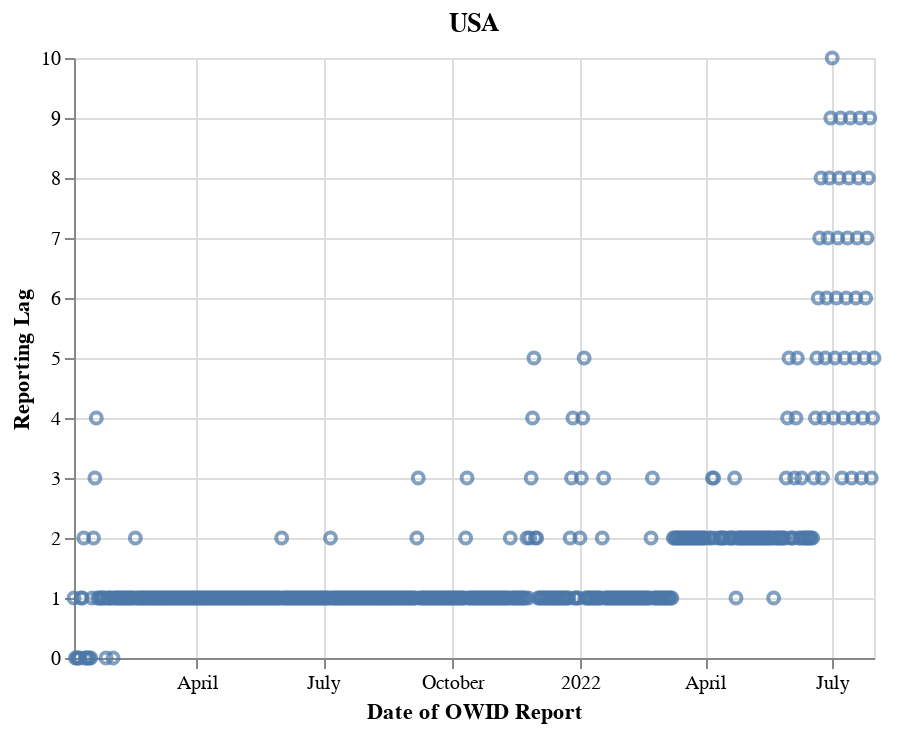

The notebook cell saved with this chart:
### Code cell
country = 'USA' #@param ['AFG', 'ALB', 'DZA', 'AND', 'AGO', 'AIA', 'ATG', 'ARG', 'ARM', 'ABW', 'AUS', 'AUT', 'AZE', 'BHS', 'BHR', 'BGD', 'BRB', 'BLR', 'BEL', 'BLZ', 'BEN', 'BMU', 'BTN', 'BOL', 'BES', 'BIH', 'BWA', 'BRA', 'VGB', 'BRN', 'BGR', 'BFA', 'BDI', 'KHM', 'CMR', 'CAN', 'CPV', 'CYM', 'CAF', 'TCD', 'CHL', 'CHN', 'COL', 'COM', 'COG', 'COK', 'CRI', 'CIV', 'HRV', 'CUB', 'CUW', 'CYP', 'CZE', 'COD', 'DNK', 'DJI', 'DMA', 'DOM', 'ECU', 'EGY', 'SLV', 'GNQ', 'EST', 'SWZ', 'ETH', 'FRO', 'FLK', 'FJI', 'FIN', 'FRA', 'PYF', 'GAB', 'GMB', 'GEO', 'DEU', 'GHA', 'GIB', 'GRC', 'GRL', 'GRD', 'GTM', 'GGY', 'GIN', 'GNB', 'GUY', 'HTI', 'HND', 'HKG', 'HUN', 'ISL', 'IND', 'IDN', 'IRN', 'IRQ', 'IRL', 'IMN', 'ISR', 'ITA', 'JAM', 'JPN', 'JEY', 'JOR', 'KAZ', 'KEN', 'KIR', 'KWT', 'KGZ', 'LAO', 'LVA', 'LBN', 'LSO', 'LBR', 'LBY', 'LIE', 'LTU', 'LUX', 'MAC', 'MDG', 'MWI', 'MYS', 'MDV', 'MLI', 'MLT', 'MRT', 'MUS', 'MEX', 'MDA', 'MCO', 'MNG', 'MNE', 'MSR', 'MAR', 'MOZ', 'MMR', 'NAM', 'NRU', 'NPL', 'NLD', 'NCL', 'NZL', 'NIC', 'NER', 'NGA', 'NIU', 'MKD', 'NOR', 'OMN', 'PAK', 'PSE', 'PAN', 'PNG', 'PRY', 'PER', 'PHL', 'PCN', 'POL', 'PRT', 'QAT', 'ROU', 'RUS', 'RWA', 'SHN', 'KNA', 'LCA', 'VCT', 'WSM', 'SMR', 'STP', 'SAU', 'SEN', 'SRB', 'SYC', 'SLE', 'SGP', 'SXM', 'SVK', 'SVN', 'SLB', 'SOM', 'ZAF', 'KOR', 'SSD', 'ESP', 'LKA', 'SDN', 'SUR', 'SWE', 'CHE', 'SYR', 'TWN', 'TJK', 'TZA', 'THA', 'TLS', 'TGO', 'TKL', 'TON', 'TTO', 'TUN', 'TUR', 'TKM', 'TCA', 'TUV', 'UGA', 'UKR', 'ARE', 'GBR', 'USA', 'URY', 'UZB', 'VUT', 'VEN', 'VNM', 'WLF', 'YEM', 'ZMB', 'ZWE', 'PLW']
country_df = dates_df_expanded[dates_df_expanded['country'] == country]
alt.Chart(country_df).mark_point().encode(
    x=alt.X('owid_date',title='Date of OWID Report'),
    y=alt.Y('date_diff',title='Reporting Lag')
).properties(
    title=country
)

### Figure 1 — Vega-Lite specification as saved in the notebook (floating-point values rounded to 4 significant figures; data arrays with more than 128 entries replaced by an {"elided": "..."} marker saying what was removed)
{"config": {"view": {"continuousWidth": 400, "continuousHeight": 300}}, "data": {"name": "data-b54283856ee28d3e313b890a963cde88"}, "mark": "point", "encoding": {"x": {"field": "owid_date", "title": "Date of OWID Report", "type": "temporal"}, "y": {"field": "date_diff", "title": "Reporting Lag", "type": "quantitative"}}, "title": "USA", "$schema": "https://vega.github.io/schema/vega-lite/v4.17.0.json", "datasets": {"data-b54283856ee28d3e313b890a963cde88": {"elided": "569 records"}}}
